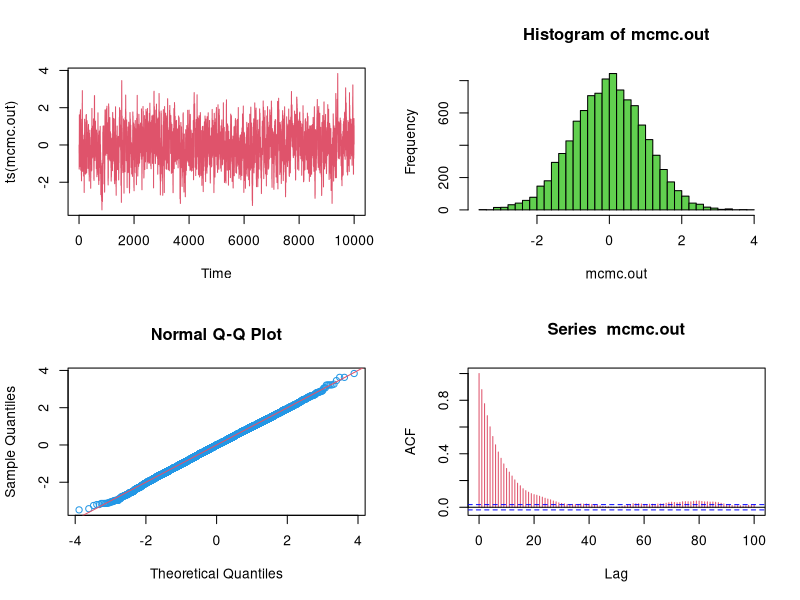

The R script that drew this image:
#Full tutorial
#https://darrenjw.wordpress.com/2010/08/15/metropolis-hastings-mcmc-algorithms/


#what does dnorm() do
#http://ww2.coastal.edu/kingw/statistics/R-tutorials/prob.html
metrop1=function(n=1000,eps=0.5)
{
  vec=vector("numeric", n)
  x=0
  vec[1]=x
  for (i in 2:n) {
    innov=runif(1,-eps,eps)
    can=x+innov
    aprob=min(1,dnorm(can)/dnorm(x))
    u=runif(1)
    if (u < aprob)
      x=can
    vec[i]=x
  }
  vec
}

#First a candidate value (can) is constructed by perturbing the current state of the 
#chain with the uniform innovation. Then the acceptance probability is computed, and 
#the chain is updated appropriately depending on whether the proposed new value is 
#accepted. Note the standard trick of picking an event with probability p by checking 
#to see if u<p, where u is a draw from a U(0,1). 

###improved version of metrop1####
#The next version of the code (below) makes use of the fact that min(1,A) is redundant 
#if you are just going to compare to a uniform (since values of the ratio larger than 
#1 will be accepted with probability 1, as they should), and also that it is unnecessary 
#to recalculate the likelihood of the current value of the chain at every iteration – better 
#to store and re-use the value. That obviously doesn’t make much difference here, but 
#for real problems likelihood computations are often the main computational bottleneck. 

metrop2=function(n=1000,eps=0.5)
{
  vec=vector("numeric", n)
  x=0
  oldlik=dnorm(x)
  vec[1]=x
  for (i in 2:n) {
    innov=runif(1,-eps,eps)
    can=x+innov
    lik=dnorm(can)
    a=lik/oldlik
    u=runif(1)
    if (u < a) {
      x=can
      oldlik=lik
    }
    vec[i]=x
  }
  vec
}

### more improvement ###
#However, this code still has a very serious flaw. It computes likelihoods! 
#For this problem it isn’t a major issue, but in general likelihoods are the 
#product of a very large number of small numbers, and numerical underflow 
#is a constant hazard. For this reason (and others), no-one ever computes 
#likelihoods in code if they can possibly avoid it, but instead log-likelihoods 
#(which are the sum of a large number of reasonably-sized numbers, and therefore 
#numerically very stable). We can use these log-likelihoods to calculate a 
#log-acceptance ratio, which can then be compared to the log of a uniform for 
#the accept-reject decision. We end up with the code below, which now doesn’t 
#look too different to the kind of code one might actually write… 

metrop3=function(n=1000,eps=0.5)
{
  vec=vector("numeric", n)
  x=0
  oldll=dnorm(x,log=TRUE)
  vec[1]=x
  for (i in 2:n) {
    can=x+runif(1,-eps,eps)
    loglik=dnorm(can,log=TRUE)
    loga=loglik-oldll
    if (log(runif(1)) < loga) {
      x=can
      oldll=loglik
    }
    vec[i]=x
  }
  vec
}

#output drawing functionalities
plot.mcmc<-function(mcmc.out)
{
  op=par(mfrow=c(2,2))
  plot(ts(mcmc.out),col=2)
  hist(mcmc.out,30,col=3)
  qqnorm(mcmc.out,col=4)
  abline(0,1,col=2)
  acf(mcmc.out,col=2,lag.max=100)
  par(op)
}

metrop.out<-metrop1(10000,1)
plot.mcmc(metrop.out)